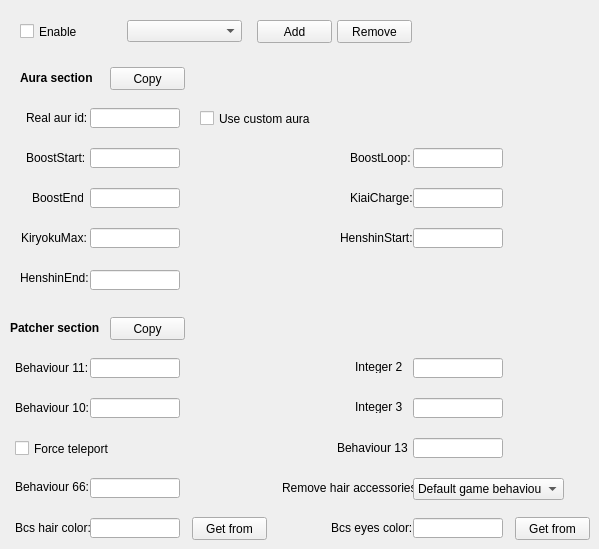
    <widget class="QWidget" name="auraTab">
     <property name="autoFillBackground">
      <bool>true</bool>
     </property>
     <attribute name="title">
      <string>Transformation</string>
     </attribute>
     <widget class="QPushButton" name="auraAddButton">
      <property name="geometry">
       <rect>
        <x>257</x>
        <y>20</y>
        <width>75</width>
        <height>23</height>
       </rect>
      </property>
      <property name="text">
       <string>Add</string>
      </property>
     </widget>
     <widget class="QCheckBox" name="auraEnableCheck">
      <property name="geometry">
       <rect>
        <x>20</x>
        <y>23</y>
        <width>91</width>
        <height>17</height>
       </rect>
      </property>
      <property name="text">
       <string>Enable</string>
      </property>
     </widget>
     <widget class="QComboBox" name="auraComboBox">
      <property name="geometry">
       <rect>
        <x>127</x>
        <y>20</y>
        <width>115</width>
        <height>22</height>
       </rect>
      </property>
     </widget>
     <widget class="QPushButton" name="auraRemoveButton">
      <property name="geometry">
       <rect>
        <x>337</x>
        <y>20</y>
        <width>75</width>
        <height>23</height>
       </rect>
      </property>
      <property name="text">
       <string>Remove</string>
      </property>
     </widget>
     <widget class="QLabel" name="label_85">
      <property name="geometry">
       <rect>
        <x>20</x>
        <y>70</y>
        <width>111</width>
        <height>16</height>
       </rect>
      </property>
      <property name="text">
       <string>&lt;html&gt;&lt;head/&gt;&lt;body&gt;&lt;p&gt;&lt;span style=&quot; font-weight:600;&quot;&gt;Aura section &lt;/span&gt;&lt;/p&gt;&lt;/body&gt;&lt;/html&gt;</string>
      </property>
     </widget>
     <widget class="QLabel" name="label_86">
      <property name="geometry">
       <rect>
        <x>10</x>
        <y>320</y>
        <width>101</width>
        <height>16</height>
       </rect>
      </property>
      <property name="text">
       <string>&lt;html&gt;&lt;head/&gt;&lt;body&gt;&lt;p&gt;&lt;span style=&quot; font-weight:600;&quot;&gt;Patcher section&lt;/span&gt;&lt;/p&gt;&lt;/body&gt;&lt;/html&gt;</string>
      </property>
     </widget>
     <widget class="QToolButton" name="auraCopyButton">
      <property name="geometry">
       <rect>
        <x>110</x>
        <y>67</y>
        <width>75</width>
        <height>23</height>
       </rect>
      </property>
      <property name="text">
       <string>Copy</string>
      </property>
      <property name="popupMode">
       <enum>QToolButton::InstantPopup</enum>
      </property>
      <property name="toolButtonStyle">
       <enum>Qt::ToolButtonTextOnly</enum>
      </property>
     </widget>
     <widget class="QToolButton" name="auraPatchCopyButton">
      <property name="geometry">
       <rect>
        <x>110</x>
        <y>317</y>
        <width>75</width>
        <height>23</height>
       </rect>
      </property>
      <property name="text">
       <string>Copy</string>
      </property>
      <property name="popupMode">
       <enum>QToolButton::InstantPopup</enum>
      </property>
      <property name="toolButtonStyle">
       <enum>Qt::ToolButtonTextOnly</enum>
      </property>
     </widget>
     <widget class="QLabel" name="label_87">
      <property name="geometry">
       <rect>
        <x>26</x>
        <y>110</y>
        <width>61</width>
        <height>16</height>
       </rect>
      </property>
      <property name="text">
       <string>Real aur id:</string>
      </property>
     </widget>
     <widget class="QLineEdit" name="auraIdEdit">
      <property name="geometry">
       <rect>
        <x>90</x>
        <y>108</y>
        <width>90</width>
        <height>20</height>
       </rect>
      </property>
     </widget>
     <widget class="QCheckBox" name="auraCustomCheck">
      <property name="geometry">
       <rect>
        <x>200</x>
        <y>110</y>
        <width>111</width>
        <height>17</height>
       </rect>
      </property>
      <property name="text">
       <string>Use custom aura</string>
      </property>
     </widget>
     <widget class="QLabel" name="label_88">
      <property name="geometry">
       <rect>
        <x>26</x>
        <y>150</y>
        <width>61</width>
        <height>16</height>
       </rect>
      </property>
      <property name="text">
       <string>BoostStart:</string>
      </property>
     </widget>
     <widget class="QLineEdit" name="auraEf0Edit">
      <property name="geometry">
       <rect>
        <x>90</x>
        <y>148</y>
        <width>90</width>
        <height>20</height>
       </rect>
      </property>
     </widget>
     <widget class="QLabel" name="label_89">
      <property name="geometry">
       <rect>
        <x>32</x>
        <y>190</y>
        <width>51</width>
        <height>16</height>
       </rect>
      </property>
      <property name="text">
       <string>BoostEnd:</string>
      </property>
     </widget>
     <widget class="QLineEdit" name="auraEf2Edit">
      <property name="geometry">
       <rect>
        <x>90</x>
        <y>188</y>
        <width>90</width>
        <height>20</height>
       </rect>
      </property>
     </widget>
     <widget class="QLabel" name="label_90">
      <property name="geometry">
       <rect>
        <x>21</x>
        <y>230</y>
        <width>71</width>
        <height>16</height>
       </rect>
      </property>
      <property name="text">
       <string>KiryokuMax:</string>
      </property>
     </widget>
     <widget class="QLineEdit" name="auraEf4Edit">
      <property name="geometry">
       <rect>
        <x>90</x>
        <y>228</y>
        <width>90</width>
        <height>20</height>
       </rect>
      </property>
     </widget>
     <widget class="QLabel" name="label_91">
      <property name="geometry">
       <rect>
        <x>20</x>
        <y>270</y>
        <width>71</width>
        <height>16</height>
       </rect>
      </property>
      <property name="text">
       <string>HenshinEnd:</string>
      </property>
     </widget>
     <widget class="QLineEdit" name="auraEf6Edit">
      <property name="geometry">
       <rect>
        <x>90</x>
        <y>270</y>
        <width>90</width>
        <height>20</height>
       </rect>
      </property>
     </widget>
     <widget class="QLabel" name="label_92">
      <property name="geometry">
       <rect>
        <x>350</x>
        <y>150</y>
        <width>71</width>
        <height>16</height>
       </rect>
      </property>
      <property name="text">
       <string>BoostLoop:</string>
      </property>
     </widget>
     <widget class="QLineEdit" name="auraEf1Edit">
      <property name="geometry">
       <rect>
        <x>413</x>
        <y>148</y>
        <width>90</width>
        <height>20</height>
       </rect>
      </property>
     </widget>
     <widget class="QLabel" name="label_93">
      <property name="geometry">
       <rect>
        <x>350</x>
        <y>190</y>
        <width>71</width>
        <height>16</height>
       </rect>
      </property>
      <property name="text">
       <string>KiaiCharge:</string>
      </property>
     </widget>
     <widget class="QLineEdit" name="auraEf3Edit">
      <property name="geometry">
       <rect>
        <x>413</x>
        <y>188</y>
        <width>90</width>
        <height>20</height>
       </rect>
      </property>
     </widget>
     <widget class="QLabel" name="label_94">
      <property name="geometry">
       <rect>
        <x>340</x>
        <y>230</y>
        <width>81</width>
        <height>16</height>
       </rect>
      </property>
      <property name="text">
       <string>HenshinStart:</string>
      </property>
     </widget>
     <widget class="QLineEdit" name="auraEf5Edit">
      <property name="geometry">
       <rect>
        <x>413</x>
        <y>228</y>
        <width>90</width>
        <height>20</height>
       </rect>
      </property>
     </widget>
     <widget class="QLabel" name="label_95">
      <property name="geometry">
       <rect>
        <x>15</x>
        <y>360</y>
        <width>81</width>
        <height>16</height>
       </rect>
      </property>
      <property name="text">
       <string>Behaviour 11:</string>
      </property>
     </widget>
     <widget class="QLineEdit" name="auraBH11Edit">
      <property name="geometry">
       <rect>
        <x>90</x>
        <y>358</y>
        <width>90</width>
        <height>20</height>
       </rect>
      </property>
     </widget>
     <widget class="QLabel" name="label_96">
      <property name="geometry">
       <rect>
        <x>355</x>
        <y>360</y>
        <width>47</width>
        <height>13</height>
       </rect>
      </property>
      <property name="text">
       <string>Integer 2:</string>
      </property>
     </widget>
     <widget class="QLineEdit" name="auraInt2Edit">
      <property name="geometry">
       <rect>
        <x>413</x>
        <y>358</y>
        <width>90</width>
        <height>20</height>
       </rect>
      </property>
     </widget>
     <widget class="QLabel" name="label_97">
      <property name="geometry">
       <rect>
        <x>15</x>
        <y>400</y>
        <width>81</width>
        <height>16</height>
       </rect>
      </property>
      <property name="text">
       <string>Behaviour 10:</string>
      </property>
     </widget>
     <widget class="QLineEdit" name="auraBH10Edit">
      <property name="geometry">
       <rect>
        <x>90</x>
        <y>398</y>
        <width>90</width>
        <height>20</height>
       </rect>
      </property>
     </widget>
     <widget class="QLineEdit" name="auraInt3Edit">
      <property name="geometry">
       <rect>
        <x>413</x>
        <y>398</y>
        <width>90</width>
        <height>20</height>
       </rect>
      </property>
     </widget>
     <widget class="QLabel" name="label_98">
      <property name="geometry">
       <rect>
        <x>355</x>
        <y>400</y>
        <width>47</width>
        <height>13</height>
       </rect>
      </property>
      <property name="text">
       <string>Integer 3:</string>
      </property>
     </widget>
     <widget class="QCheckBox" name="auraTeleportCheck">
      <property name="geometry">
       <rect>
        <x>15</x>
        <y>440</y>
        <width>121</width>
        <height>17</height>
       </rect>
      </property>
      <property name="text">
       <string>Force teleport</string>
      </property>
     </widget>
     <widget class="QLabel" name="label_99">
      <property name="geometry">
       <rect>
        <x>337</x>
        <y>440</y>
        <width>71</width>
        <height>16</height>
       </rect>
      </property>
      <property name="text">
       <string>Behaviour 13:</string>
      </property>
     </widget>
     <widget class="QLineEdit" name="auraBH13Edit">
      <property name="geometry">
       <rect>
        <x>413</x>
        <y>438</y>
        <width>90</width>
        <height>20</height>
       </rect>
      </property>
     </widget>
     <widget class="QLabel" name="label_29">
      <property name="geometry">
       <rect>
        <x>15</x>
        <y>480</y>
        <width>81</width>
        <height>13</height>
       </rect>
      </property>
      <property name="text">
       <string>Behaviour 66:</string>
      </property>
     </widget>
     <widget class="QLineEdit" name="auraBH66Edit">
      <property name="geometry">
       <rect>
        <x>90</x>
        <y>478</y>
        <width>90</width>
        <height>20</height>
       </rect>
      </property>
     </widget>
     <widget class="QLabel" name="label_102">
      <property name="geometry">
       <rect>
        <x>15</x>
        <y>520</y>
        <width>81</width>
        <height>16</height>
       </rect>
      </property>
      <property name="text">
       <string>Bcs hair color:</string>
      </property>
     </widget>
     <widget class="QLineEdit" name="auraHairColorEdit">
      <property name="geometry">
       <rect>
        <x>90</x>
        <y>518</y>
        <width>90</width>
        <height>20</height>
       </rect>
      </property>
     </widget>
     <widget class="QToolButton" name="auraGetHairColorButton">
      <property name="geometry">
       <rect>
        <x>192</x>
        <y>517</y>
        <width>75</width>
        <height>23</height>
       </rect>
      </property>
      <property name="text">
       <string>Get from</string>
      </property>
      <property name="popupMode">
       <enum>QToolButton::InstantPopup</enum>
      </property>
      <property name="toolButtonStyle">
       <enum>Qt::ToolButtonTextOnly</enum>
      </property>
     </widget>
     <widget class="QLabel" name="label_103">
      <property name="geometry">
       <rect>
        <x>282</x>
        <y>480</y>
        <width>141</width>
        <height>16</height>
       </rect>
      </property>
      <property name="text">
       <string>Remove hair accessories:</string>
      </property>
     </widget>
     <widget class="QComboBox" name="auraRemoveHairAccCombo">
      <property name="geometry">
       <rect>
        <x>413</x>
        <y>478</y>
        <width>151</width>
        <height>22</height>
       </rect>
      </property>
      <item>
       <property name="text">
        <string>Default game behaviour</string>
       </property>
      </item>
      <item>
       <property name="text">
        <string>Don't remove</string>
       </property>
      </item>
      <item>
       <property name="text">
        <string>Remove</string>
       </property>
      </item>
     </widget>
     <widget class="QLabel" name="label_104">
      <property name="geometry">
       <rect>
        <x>331</x>
        <y>520</y>
        <width>91</width>
        <height>16</height>
       </rect>
      </property>
      <property name="text">
       <string>Bcs eyes color:</string>
      </property>
     </widget>
     <widget class="QLineEdit" name="auraEyesColorEdit">
      <property name="geometry">
       <rect>
        <x>413</x>
        <y>518</y>
        <width>90</width>
        <height>20</height>
       </rect>
      </property>
     </widget>
     <widget class="QToolButton" name="auraGetEyesColorButton">
      <property name="geometry">
       <rect>
        <x>515</x>
        <y>517</y>
        <width>75</width>
        <height>23</height>
       </rect>
      </property>
      <property name="text">
       <string>Get from</string>
      </property>
      <property name="popupMode">
       <enum>QToolButton::InstantPopup</enum>
      </property>
      <property name="toolButtonStyle">
       <enum>Qt::ToolButtonTextOnly</enum>
      </property>
     </widget>
    </widget>
